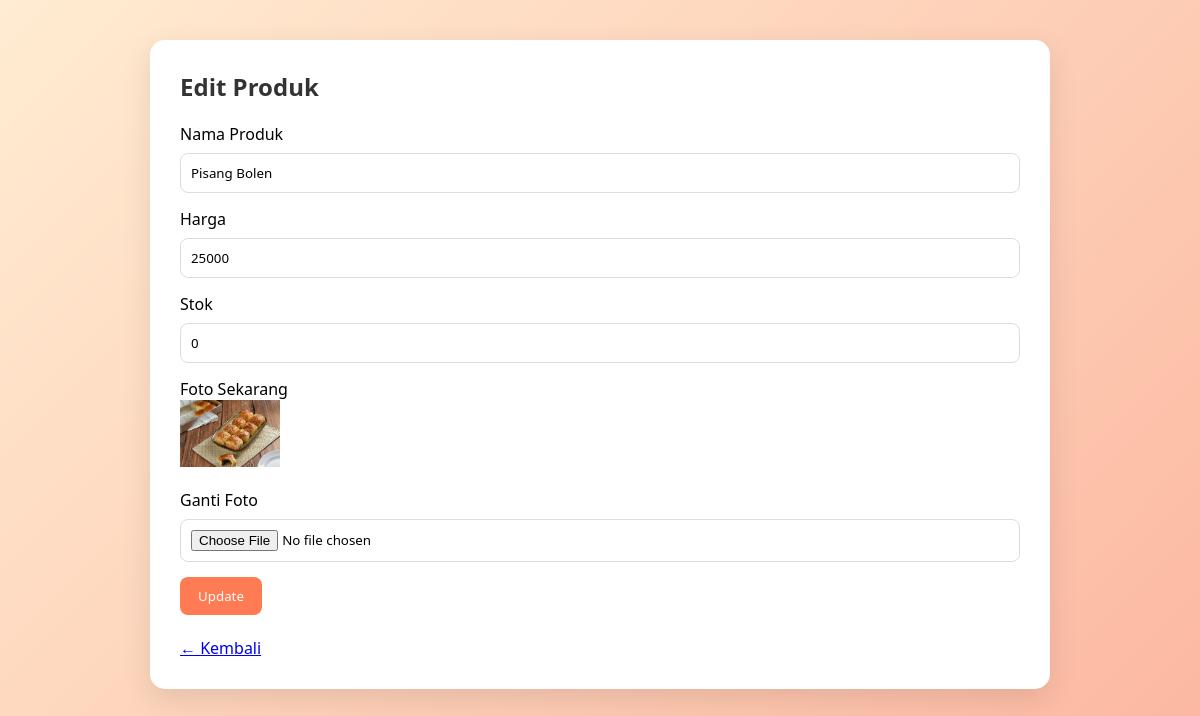
The page /edit_produk.php?id=2 on the database its author committed.
### tables this page shows
CREATE TABLE `produk` (
  `id_produk` int(11) NOT NULL,
  `nama_produk` varchar(100) DEFAULT NULL,
  `harga_produk` int(11) DEFAULT NULL,
  `stok_produk` int(11) DEFAULT NULL,
  `foto` varchar(255) DEFAULT NULL
);

### edit_produk.php (the view, shortened to what this page needs)
<?php
require "koneksi.php";
$id = $_GET['id'];
$stmt = $pdo->prepare("SELECT * FROM produk WHERE id_produk = :id");
$stmt->execute(['id'=>$id]);
$row = $stmt->fetch();
?>
<link rel="stylesheet" href="style.css">
<div class="container">
<h2>Edit Produk</h2>
<form method="POST" enctype="multipart/form-data">
<label>Nama Produk</label>
<input type="text" name="nama" value="<?php echo $row['nama_produk']; ?>" required>
<label>Harga</label>
<input type="number" name="harga" value="<?php echo $row['harga_produk']; ?>" required>
<label>Stok</label>
<input type="number" name="stok" value="<?php echo $row['stok_produk']; ?>" required>
<label>Foto Sekarang</label><br>
<img src="upload/<?php echo $row['foto']; ?>" width="100"><br><br>
<label>Ganti Foto</label>
<input type="file" name="foto">
<button name="update">Update</button>
</form>
<br>
<a href="produk.php">← Kembali</a>
</div>

### style.css (style rules this page uses)
* { margin: 0; padding: 0; box-sizing: border-box; font-family: 'Segoe UI', sans-serif; }
.container { background: white; padding: 30px; border-radius: 15px; box-shadow: 0 10px 30px rgba(0,0,0,0.1); max-width: 900px; margin: auto; }
h2 { margin-bottom: 20px; color: #333; }
input, select { width: 100%; padding: 10px; margin: 8px 0 15px; border: 1px solid #ddd; border-radius: 8px; transition: 0.3s; }
button { background: #ff7b54; color: white; border: none; padding: 10px 18px; border-radius: 8px; cursor: pointer; transition: 0.3s; }

### rows shown on the page
produk: nama "Pisang Bolen", harga "25000", stok "0", foto (picture)
